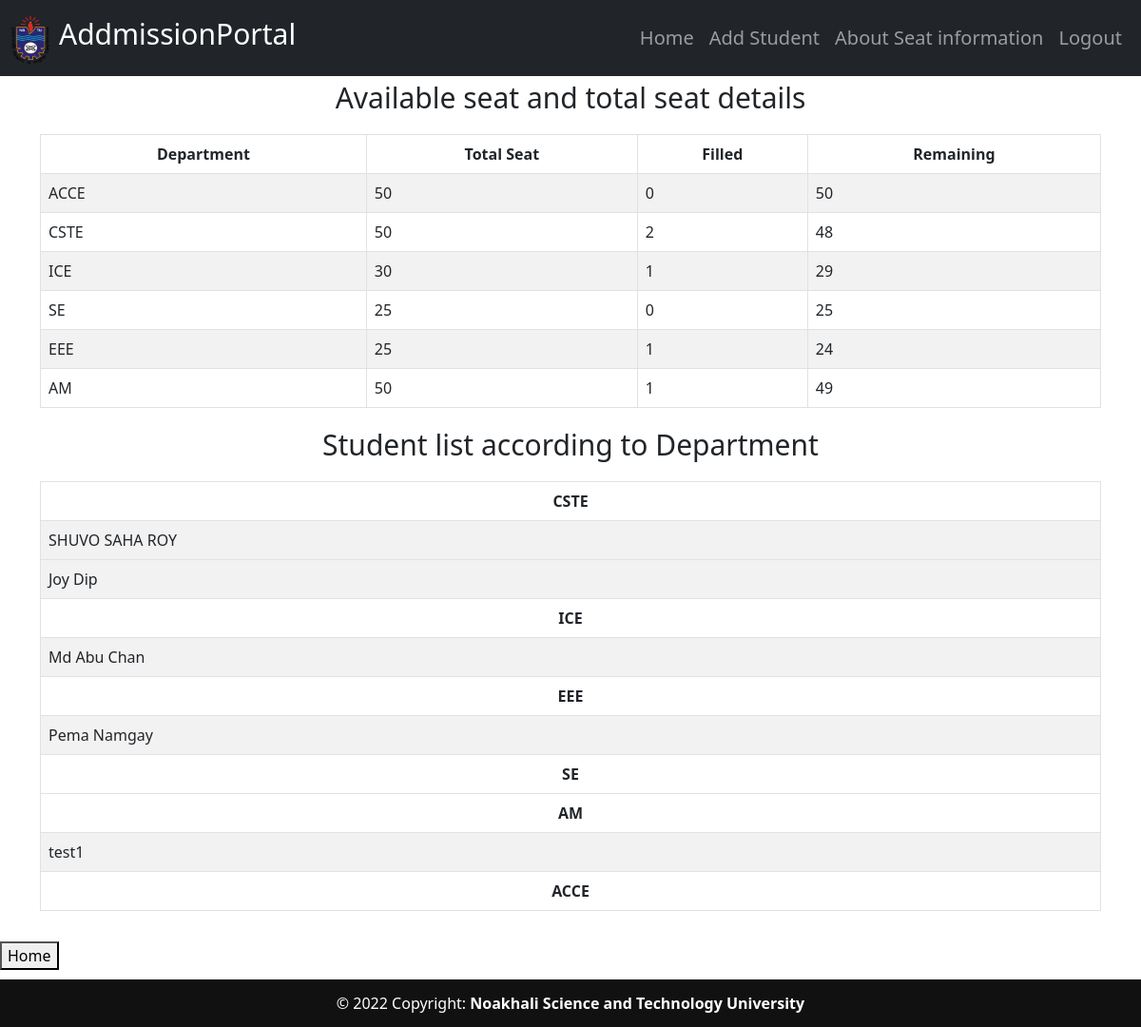
Page /seat_details (signed in) on the committed database.
### main_app/models.py (models this page shows, shortened)
class Departments(db.Model):
    department_name = db.Column(db.String(80), primary_key=True, nullable=False)
    total_seat = db.Column(db.Integer, nullable=False)
    fill_up = db.Column(db.Integer)
    stu_dept = db.relationship('Students', backref='student', lazy=True)
    def __repr__(self):
        return f"Departments('{self.department_name}','{self.total_seat}')"

class Students(db.Model):
    admission_num = db.Column(db.Integer, primary_key=True)
    id = db.Column(db.String(15), unique=True, nullable=False)
    name = db.Column(db.String(80), nullable=False)
    email = db.Column(db.String(120), unique=True, nullable=False)
    image_file = db.Column(db.String(20), nullable=False, default='default.jpg')
    department = db.Column(db.String(80), db.ForeignKey('departments.department_name'), nullable=False)

### main_app/routes.py (the view)
@app.route('/seat_details')
@login_required
def seat_details():
    departments = Departments.query.all()
    list = count_seat("")
    print(list)
    return render_template('seat_details.html',departments=departments,list=list)

### main_app/models.py (called while the page is built)
@login_manager.user_loader
def load_user(user_id):
    return Users.query.get(int(user_id))

### main_app/routes.py (called while the page is built)
def count_seat(dept):
    cste = Departments.query.filter_by(department_name="CSTE").first()
    ice = Departments.query.filter_by(department_name="ICE").first()
    eee = Departments.query.filter_by(department_name="EEE").first()
    se = Departments.query.filter_by(department_name="SE").first()
    am = Departments.query.filter_by(department_name="AM").first()
    acce = Departments.query.filter_by(department_name="ACCE").first()
    if dept == "CSTE":
        return check(cste)
    elif dept == "ICE":
        return check(ice)
    elif dept == "EEE":
        return check(eee)
    elif dept == "SE":
        return check(se)
    elif dept == "AM":
        return check(am)
    elif dept == "ACCE":
        return check(acce)
    else:
        return [cste,ice,eee,se,am,acce]

### main_app/templates/seat_details.html (shortened to what this page needs)
{% extends "layout.html" %}
{% block content %}
    <div class="container" style="text-align: center; font-size: 30px;">
        <p>Available seat and total seat details</p>
    </div>
    <div class="container table-responsive">
        <table class="table table-striped table-hover table-bordered">
            <thead class="text-center">
            <tr>
              <th>Department</th>
              <th>Total Seat</th>
              <th>Filled</th>
              <th>Remaining</th>
            </tr>
          </thead>
          <tbody>
            {% for department in departments %}
            <tr>
              <td>{{department.department_name}}</td>
              <td>{{department.total_seat}}</a></td>
              <td>{{department.fill_up}}</td>
              <td>{{department.total_seat - department.fill_up}}</td>
            </tr>
            {% endfor %}
          </tbody>
        </table>
    </div>
    <div class="container" style="text-align: center; font-size: 30px;">
        <p>Student list according to Department</p>
    </div>
    <div class="container table-responsive">
        <table class="table table-striped table-hover table-bordered">
            <thead class="text-center">
            <tr>
              <th>CSTE</th>
            </tr>
          </thead>
          <tbody>
            {% for student in list[0].stu_dept %}
            <tr>
              <td>{{student.name}}</td>
            <tr>
            {% endfor %}
          </tbody>
             <thead class="text-center">
            <tr>
              <th>ICE</th>
            </tr>
          </thead>
          <tbody>
            {% for student in list[1].stu_dept %}
            <tr>
              <td>{{student.name}}</td>
            {% endfor %}
          </tbody>
             <thead class="text-center">
            <tr>
              <th>EEE</th>
            </tr>
          </thead>
          <tbody>
            {% for student in list[2].stu_dept %}
            <tr>
              <td>{{student.name}}</td>
            {% endfor %}
          </tbody>
             <thead class="text-center">
            <tr>
              <th>SE</th>
            </tr>
          </thead>
             <thead class="text-center">
            <tr>
              <th>AM</th>
            </tr>
          </thead>
          <tbody>
            {% for student in list[4].stu_dept %}
            <tr>
              <td>{{student.name}}</td>
            {% endfor %}
          </tbody>
             <thead class="text-center">
            <tr>
              <th>ACCE</th>
            </tr>
          </thead>
        </table>
    </div>
    <a href="{{url_for('home')}}"><button>Home</button></a>
{% endblock content %}

### main_app/static/style.css (style rules this page uses)
html { position: relative; min-height: 100%; }
body { margin-bottom: 60px; }

### rows in the picture
Departments: department_name "ACCE", total_seat "50", fill_up "0", department.total_seat-department.fill_up "50"
Departments: department_name "CSTE", total_seat "50", fill_up "2", department.total_seat-department.fill_up "48"
Departments: department_name "ICE", total_seat "30", fill_up "1", department.total_seat-department.fill_up "29"
Departments: department_name "SE", total_seat "25", fill_up "0", department.total_seat-department.fill_up "25"
Departments: department_name "EEE", total_seat "25", fill_up "1", department.total_seat-department.fill_up "24"
Departments: department_name "AM", total_seat "50", fill_up "1", department.total_seat-department.fill_up "49"
Students: name "SHUVO SAHA ROY"
Students: name "Joy Dip"
Students: name "Md Abu Chan"
Students: name "Pema Namgay"
Students: name "test1"
